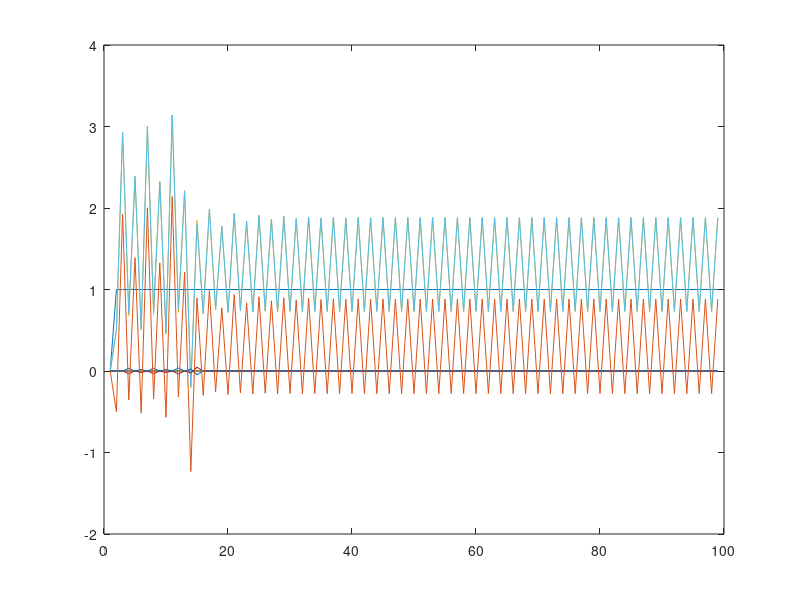

The MATLAB source for this figure:
X = [0 0 0 0 0 0 0 0 0
	1 -0 0.5 -4.99999e-09 -0 0.5 4.99999e-07 -4.99999e-07 -0.499999
	1 0 2.92498 -6.44142e-06 0 2.92434 0.000644142 -0.000644142 1.92563
	1 0 0.676055 0.000330214 0 0.709076 -0.0330214 0.0330214 -0.356967
	1 0 2.38826 -1.7469e-05 0 2.38651 0.0017469 -0.0017469 1.39001
	1 0 0.50229 0.000198786 0 0.522169 -0.0198786 0.0198786 -0.517588
	1 0 3.00095 -1.08189e-05 0 2.99987 0.00108189 -0.00108189 2.00203
	1 0 0.691605 0.000347851 0 0.72639 -0.0347851 0.0347851 -0.34318
	1 0 2.32496 -1.81172e-05 0 2.32315 0.00181172 -0.00181172 1.32677
	1 0 0.450813 0.000188251 0 0.469638 -0.0188251 0.0188251 -0.568012
	1 0 3.14041 -9.54438e-06 0 3.13945 0.000954438 -0.000954438 2.14136
	1 0 0.71907 0.000381024 0 0.757172 -0.0381024 0.0381024 -0.319032
	1 0 2.21152 -1.91822e-05 0 2.20961 0.00191822 -0.00191822 1.21344
	1 0 -0.20959 0.000242372 0 -0.185352 -0.0242372 0.0242372 -1.23383
	1 0 1.8503 -0.000466357 0 1.80366 0.0466357 -0.0466357 0.896936
	1 0 0.702901 1.44675e-05 0 0.704347 -0.00144675 0.00144675 -0.298546
	1 0 1.98613 -7.53953e-06 0 1.98537 0.000753953 -0.000753953 0.98688
	1 0 0.750255 7.48224e-05 0 0.757738 -0.00748224 0.00748224 -0.257227
	1 0 1.77378 -8.26062e-06 0 1.77295 0.000826062 -0.000826062 0.774602
	1 0 0.716846 4.44548e-05 0 0.721292 -0.00444548 0.00444548 -0.287599
	1 0 1.93476 -8.05e-06 0 1.93395 0.000805 -0.000805 0.935562
	1 0 0.73777 6.70469e-05 0 0.744475 -0.00670469 0.00670469 -0.268934
	1 0 1.83703 -8.28671e-06 0 1.8362 0.000828671 -0.000828671 0.837862
	1 0 0.722541 5.28932e-05 0 0.727831 -0.00528932 0.00528932 -0.282748
	1 0 1.91026 -8.17259e-06 0 1.90944 0.000817259 -0.000817259 0.911077
	1 0 0.73307 6.33966e-05 0 0.73941 -0.00633966 0.00633966 -0.273269
	1 0 1.86027 -8.27222e-06 0 1.85944 0.000827222 -0.000827222 0.861098
	1 0 0.725379 5.61503e-05 0 0.730994 -0.00561503 0.00561503 -0.280236
	1 0 1.89717 -8.21089e-06 0 1.89635 0.000821089 -0.000821089 0.897995
	1 0 0.730828 6.14715e-05 0 0.736975 -0.00614715 0.00614715 -0.275319
	1 0 1.8712 -8.25967e-06 0 1.87037 0.000825967 -0.000825967 0.872024
	1 0 0.726867 5.7708e-05 0 0.732637 -0.0057708 0.0057708 -0.278904
	1 0 1.89018 -8.22709e-06 0 1.88936 0.000822709 -0.000822709 0.891002
	1 0 0.7297 6.04502e-05 0 0.735745 -0.00604502 0.00604502 -0.276345
	1 0 1.87665 -8.25182e-06 0 1.87583 0.000825182 -0.000825182 0.877476
	1 0 0.727647 5.84912e-05 0 0.733496 -0.00584912 0.00584912 -0.278202
	1 0 1.88648 -8.23467e-06 0 1.88565 0.000823467 -0.000823467 0.8873
	1 0 0.729121 5.99118e-05 0 0.735112 -0.00599118 0.00599118 -0.27687
	1 0 1.87943 -8.24737e-06 0 1.87861 0.000824737 -0.000824737 0.880258
	1 0 0.728056 5.88923e-05 0 0.733945 -0.00588923 0.00588923 -0.277834
	1 0 1.88453 -8.23839e-06 0 1.88371 0.000823839 -0.000823839 0.885355
	1 0 0.728822 5.96296e-05 0 0.734785 -0.00596296 0.00596296 -0.277141
	1 0 1.88087 -8.24496e-06 0 1.88004 0.000824496 -0.000824496 0.881691
	1 0 0.728269 5.90992e-05 0 0.734179 -0.00590992 0.00590992 -0.277641
	1 0 1.88351 -8.24027e-06 0 1.88269 0.000824027 -0.000824027 0.884338
	1 0 0.728667 5.94823e-05 0 0.734616 -0.00594823 0.00594823 -0.277281
	1 0 1.88161 -8.24368e-06 0 1.88078 0.000824368 -0.000824368 0.882433
	1 0 0.72838 5.92064e-05 0 0.7343 -0.00592064 0.00592064 -0.277541
	1 0 1.88298 -8.24124e-06 0 1.88216 0.000824124 -0.000824124 0.883808
	1 0 0.728587 5.94055e-05 0 0.734528 -0.00594055 0.00594055 -0.277353
	1 0 1.88199 -8.243e-06 0 1.88117 0.0008243 -0.0008243 0.882817
	1 0 0.728438 5.92621e-05 0 0.734364 -0.00592621 0.00592621 -0.277489
	1 0 1.88271 -8.24173e-06 0 1.88188 0.000824173 -0.000824173 0.883532
	1 0 0.728545 5.93655e-05 0 0.734482 -0.00593655 0.00593655 -0.277391
	1 0 1.88219 -8.24265e-06 0 1.88137 0.000824265 -0.000824265 0.883017
	1 0 0.728468 5.9291e-05 0 0.734397 -0.0059291 0.0059291 -0.277461
	1 0 1.88256 -8.24199e-06 0 1.88174 0.000824199 -0.000824199 0.883388
	1 0 0.728524 5.93447e-05 0 0.734458 -0.00593447 0.00593447 -0.277411
	1 0 1.8823 -8.24247e-06 0 1.88147 0.000824247 -0.000824247 0.883121
	1 0 0.728483 5.9306e-05 0 0.734414 -0.0059306 0.0059306 -0.277447
	1 0 1.88249 -8.24212e-06 0 1.88167 0.000824212 -0.000824212 0.883314
	1 0 0.728512 5.93339e-05 0 0.734446 -0.00593339 0.00593339 -0.277421
	1 0 1.88235 -8.24237e-06 0 1.88153 0.000824237 -0.000824237 0.883175
	1 0 0.728491 5.93138e-05 0 0.734423 -0.00593138 0.00593138 -0.27744
	1 0 1.88245 -8.24219e-06 0 1.88163 0.000824219 -0.000824219 0.883275
	1 0 0.728507 5.93283e-05 0 0.734439 -0.00593283 0.00593283 -0.277426
	1 0 1.88238 -8.24232e-06 0 1.88155 0.000824232 -0.000824232 0.883203
	1 0 0.728496 5.93178e-05 0 0.734427 -0.00593178 0.00593178 -0.277436
	1 0 1.88243 -8.24223e-06 0 1.88161 0.000824223 -0.000824223 0.883255
	1 0 0.728503 5.93254e-05 0 0.734436 -0.00593254 0.00593254 -0.277429
	1 0 1.88239 -8.24229e-06 0 1.88157 0.000824229 -0.000824229 0.883217
	1 0 0.728498 5.93199e-05 0 0.73443 -0.00593199 0.00593199 -0.277434
	1 0 1.88242 -8.24225e-06 0 1.8816 0.000824225 -0.000824225 0.883244
	1 0 0.728502 5.93239e-05 0 0.734434 -0.00593239 0.00593239 -0.27743
	1 0 1.8824 -8.24228e-06 0 1.88158 0.000824228 -0.000824228 0.883225
	1 0 0.728499 5.9321e-05 0 0.734431 -0.0059321 0.0059321 -0.277433
	1 0 1.88241 -8.24226e-06 0 1.88159 0.000824226 -0.000824226 0.883239
	1 0 0.728501 5.93231e-05 0 0.734433 -0.00593231 0.00593231 -0.277431
	1 0 1.8824 -8.24227e-06 0 1.88158 0.000824227 -0.000824227 0.883229
	1 0 0.7285 5.93216e-05 0 0.734432 -0.00593216 0.00593216 -0.277433
	1 0 1.88241 -8.24226e-06 0 1.88159 0.000824226 -0.000824226 0.883236
	1 0 0.728501 5.93227e-05 0 0.734433 -0.00593227 0.00593227 -0.277432
	1 0 1.88241 -8.24227e-06 0 1.88158 0.000824227 -0.000824227 0.883231
	1 0 0.7285 5.93219e-05 0 0.734432 -0.00593219 0.00593219 -0.277432
	1 0 1.88241 -8.24226e-06 0 1.88159 0.000824226 -0.000824226 0.883234
	1 0 0.7285 5.93224e-05 0 0.734433 -0.00593224 0.00593224 -0.277432
	1 0 1.88241 -8.24227e-06 0 1.88158 0.000824227 -0.000824227 0.883232
	1 0 0.7285 5.9322e-05 0 0.734432 -0.0059322 0.0059322 -0.277432
	1 0 1.88241 -8.24226e-06 0 1.88159 0.000824226 -0.000824226 0.883234
	1 0 0.7285 5.93223e-05 0 0.734433 -0.00593223 0.00593223 -0.277432
	1 0 1.88241 -8.24227e-06 0 1.88158 0.000824227 -0.000824227 0.883232
	1 0 0.7285 5.93221e-05 0 0.734432 -0.00593221 0.00593221 -0.277432
	1 0 1.88241 -8.24227e-06 0 1.88158 0.000824227 -0.000824227 0.883233
	1 0 0.7285 5.93223e-05 0 0.734432 -0.00593223 0.00593223 -0.277432
	1 0 1.88241 -8.24227e-06 0 1.88158 0.000824227 -0.000824227 0.883233
	1 0 0.7285 5.93222e-05 0 0.734432 -0.00593222 0.00593222 -0.277432
	1 0 1.88241 -8.24227e-06 0 1.88158 0.000824227 -0.000824227 0.883233
	1 0 0.7285 5.93222e-05 0 0.734432 -0.00593222 0.00593222 -0.277432
	1 0 1.88241 -8.24227e-06 0 1.88158 0.000824227 -0.000824227 0.883233];

figure;
plot(1:size(X, 1), X);
